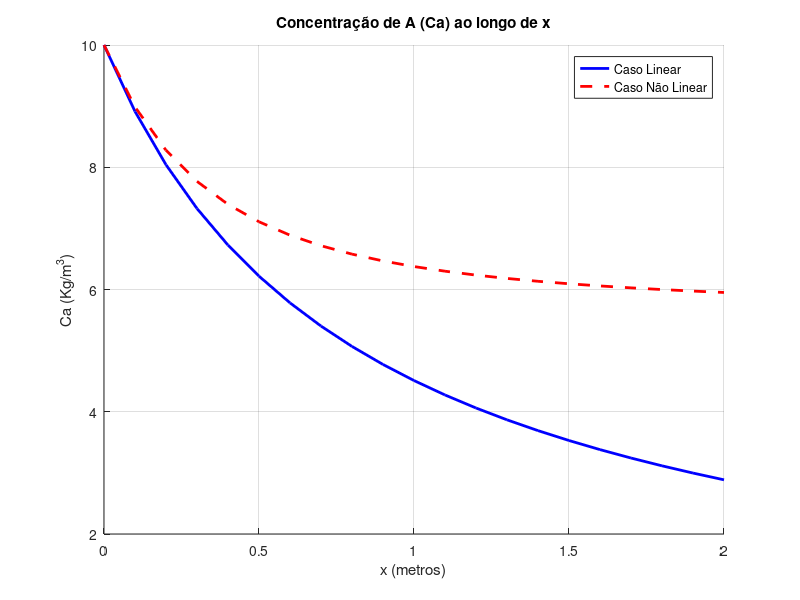

Write the MATLAB code that produced this figure.
# Modelagem da transferencia de massa de subst. A ao longo de uma distância X considerando duas formas de variação nessa área de difusão uma Linear e outra Não Linear
# Calcula a distribuição da concentração de A ao longo da distância
# Calcula a concentração em cada ponto X


% Definir os parâmetros
Ca1 = 10; #concentração A no início da região de interesse
Ca2 = 3; #concentração A no final da região de interesse
Ct = 1000; #Concentração total de A, que pode ser atingida na área
Dam = 10e-4; #Coeficiente de difusão de A no sistema
r1 = 0.1; #Raio no inicio da região
r2 = 0.35; #Raio no final da região

x1 = 0; #onde a concentração de A começa a ser considerada
x2 = 2; #onde a concentração de A termina de ser considerada
num_points = 21; #numero de pontos que será calculada a concentração de A

% Definindo os parâmetros para a função linear (como a área varia)
a = (r2 - r1) / (x2 - x1);
b = r1 - ((r2 - r1) / (x2 - x1)) * x1;

% Calculando a integral de Ca de Ca1 a Ca2 usando uma aproximação numérica (Método Trapezoidal)
integrand_Ca = @(Cax) 1 / (Ct - Cax);  % Função para integrar
% Aproximando a integral de Ca
IntCa = (integrand_Ca(Ca1) + integrand_Ca(Ca2)) * (Ca2 - Ca1) / 2;

% Integral calculada de x:
IntX = 57.14612;

% Calculando Na
Na = (-pi) * Dam * Ct * (IntCa / IntX);

% Lista para armazenar os resultados de Ca para o caso linear e não linear
Ca_values_linear = [];
Ca_values_nonlinear = [];

% Função para a integral da área variável
integrand_function_linear = @(x) 1 / ((a * x + b)^2);  % Função linear
integrand_function_nonlinear = @(x) 1 / ((0.1 * x^2 + 0.2 * x + 0.1)^2);  % Função não linear arbitrária

% Calculando Ca para diferentes valores de x
for x = linspace(x1, x2, num_points)
    % Calcular a integral de x para a função linear de área
    integral_val_linear = 0;
    n_steps = 100;  % número de passos para integração
    dx = (x - x1) / n_steps;
    for i = 1:n_steps
        x_step = x1 + (i - 1) * dx;
        integral_val_linear = integral_val_linear + integrand_function_linear(x_step) * dx;
    endfor

    % Calcular Ca para o caso linear
    Ca_linear = Ct - ((Ct - Ca1) * exp((Na * integral_val_linear) / (pi * Dam * Ct)));
    Ca_values_linear = [Ca_values_linear, Ca_linear];  % Armazenar o valor de Ca para o caso linear

    % Calcular a integral de x para a função não linear de área
    integral_val_nonlinear = 0;
    for i = 1:n_steps
        x_step = x1 + (i - 1) * dx;
        integral_val_nonlinear = integral_val_nonlinear + integrand_function_nonlinear(x_step) * dx;
    endfor

    % Calcular Ca para o caso não linear
    Ca_nonlinear = Ct - ((Ct - Ca1) * exp((Na * integral_val_nonlinear) / (pi * Dam * Ct)));
    Ca_values_nonlinear = [Ca_values_nonlinear, Ca_nonlinear];  % Armazenar o valor de Ca para o caso não linear
endfor

% === DADOS A SALVAR ===

%ATENCAO
%Insira esse código após o trecho em que foi definida e criada uma matriz, para fins de exemplificação irei definir uma matriz genérica.

% === NOMES DAS VARIAVEIS (Cabecalho) ===

% Aqui voce escreve manualmente os nomes das variaveis/colunas que estarão no excell:

% Essa parte é só formatacao, nao vai interferir diretamente nos valores, apenas como eles são apresentador no excell

cabecalho = {'Pressao inicial', 'Pressao final', 'Deslocamento', 'Toxicidade de A'}; % O código vai adaptar as colunas com a quantidade de variaveis então se tiver 4+ variáveis basta acrescentar mais títulos com formatação igual aos anteriores, se tiver menos que 4 variaveis basta tirar os títulos.


% === LIMITAR DADOS/LINHAS DA PLANILHA ===

% numero maximo de linhas que desejar salvar
limite = 200000;

% limitador de linhas
num_linhas = min(limite, size(Ca_values_nonlinear, 1));



% === NOME DO ARQUIVO ===
% Defina o nome do arquivo csv. Apenas nao tire o ".csv"

nome_arquivo = 'TRFM4_Ex.csv'; % Aqui basta alterar qual o nome que vc deseja que o arquivo csv tenha, dá pra trocar o formato do arquivo, mas n recomendo pq deu erro.



% === CRIAÇÃO DO ARQUIVO CSV ===
% N precisa alterar nada aqui

% Nesse trecho o octave esta colocando os titulos no arquivo csv e pulando uma linha para que os dados da matriz sejam inseridos dali pra baixo.

fid = fopen(nome_arquivo, 'w');  % abre o arquivo para escrita

% Escreve os nomes das colunas (cabeçalho)
fprintf(fid, '%s', cabecalho{1});
for i = 2:length(cabecalho)
    fprintf(fid, ';%s', cabecalho{i});  % usa ; como separador
end
fprintf(fid, '\n');  % pula para a próxima linha

% ==============================

% === SALVANDO OS DADOS NO VSC ===

% agr o codigo vai estar inserindo os dados no arquivo

% ATENCAO

% Altere colocando o nome da matriz em todos os espaços aqui embaixo

% Escreve os dados numéricos
for i = 1:num_linhas                       % substitua "nomematriz" pelo nome da matriz que vc quer pegar os valores
    fprintf(fid, '%g', Ca_values_nonlinear(i, 1));           % substitua "nomematriz"
    for j = 2:size(Ca_values_nonlinear, 2)                   % substitua "nomematriz"
        fprintf(fid, ';%g', Ca_values_nonlinear(i, j));      % substitua "nomematriz"
    end
    fprintf(fid, '\n');  % nova linha a cada linha de dados
end

fclose(fid);  % fecha o arquivo

% É isso por hoje pessoal.

% Gerador de planilhas concluido AH EHHHH!!
% Para esclarecer duvidas só falar com eu @zophictor

% Gerar o gráfico com ambos os casos
figure;
hold on;
plot(linspace(x1, x2, num_points), Ca_values_linear, 'b-', 'LineWidth', 2);  % Linha azul para o caso linear
plot(linspace(x1, x2, num_points), Ca_values_nonlinear, 'r--', 'LineWidth', 2);  % Linha vermelha para o caso não linear
xlabel('x (metros)');
ylabel('Ca (Kg/m^3)');
title('Concentração de A (Ca) ao longo de x');
legend({'Caso Linear', 'Caso Não Linear'}, 'Location', 'Best');
grid on;
hold off;
